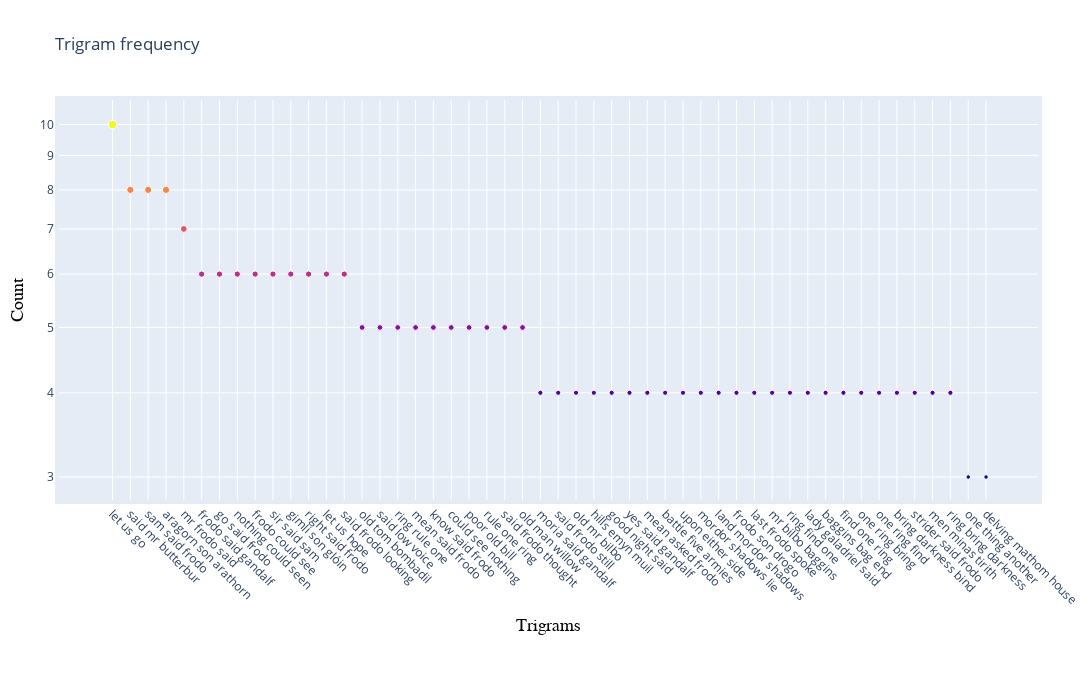

The cell this chart's notebook holds for it:
### Code cell
fig.show()

### Figure 1 — Plotly figure (JSON) as saved in the notebook; plotly's stock layout.template omitted (floating-point values rounded to 4 significant figures)
{"data": [{"hovertemplate": "Trigram: %{x}<br>Count: %{y}<extra></extra>", "marker": {"color": [10, 8, 8, 8, 7, 6, 6, 6, 6, 6, 6, 6, 6, 6, 5, 5, 5, 5, 5, 5, 5, 5, 5, 5, 4, 4, 4, 4, 4, 4, 4, 4, 4, 4, 4, 4, 4, 4, 4, 4, 4, 4, 4, 4, 4, 4, 4, 4, 3, 3], "opacity": 1, "size": [10, 8, 8, 8, 7, 6, 6, 6, 6, 6, 6, 6, 6, 6, 5, 5, 5, 5, 5, 5, 5, 5, 5, 5, 4, 4, 4, 4, 4, 4, 4, 4, 4, 4, 4, 4, 4, 4, 4, 4, 4, 4, 4, 4, 4, 4, 4, 4, 3, 3], "sizemode": "area", "sizeref": 0.3}, "mode": "markers", "type": "scatter", "x": ["let us go", "said mr butterbur", "sam said frodo", "aragorn son arathorn", "mr frodo said", "frodo said gandalf", "go said frodo", "nothing could seen", "frodo could see", "sir said sam", "gimli son glóin", "right said frodo", "let us hope", "said frodo looking", "old tom bombadil", "said low voice", "ring rule one", "mean said frodo", "know said frodo", "could see nothing", "poor old bill", "rule one ring", "said frodo thought", "old man willow", "moria said gandalf", "said frodo still", "old mr bilbo", "hills emyn muil", "good night said", "yes said gandalf", "mean asked frodo", "battle five armies", "upon either side", "mordor shadows lie", "land mordor shadows", "frodo son drogo", "last frodo spoke", "mr bilbo baggins", "ring find one", "lady galadriel said", "baggins bag end", "find one ring", "one ring bring", "one ring find", "bring darkness bind", "strider said frodo", "men minas tirith", "ring bring darkness", "one thing another", "delving mathom house"], "y": [10, 8, 8, 8, 7, 6, 6, 6, 6, 6, 6, 6, 6, 6, 5, 5, 5, 5, 5, 5, 5, 5, 5, 5, 4, 4, 4, 4, 4, 4, 4, 4, 4, 4, 4, 4, 4, 4, 4, 4, 4, 4, 4, 4, 4, 4, 4, 4, 3, 3]}], "layout": {"autosize": false, "height": 700, "margin": {"b": 200, "l": 50, "pad": 4, "r": 50, "t": 100}, "title": {"text": "Trigram frequency"}, "width": 1200, "xaxis": {"automargin": true, "autorange": true, "range": [-2.975, 51.9], "tickangle": 45, "title": {"font": {"color": "black", "family": "Arial, bold", "size": 18}, "text": "Trigrams"}, "type": "category"}, "yaxis": {"automargin": true, "autorange": true, "range": [0.443, 1.036], "title": {"font": {"color": "black", "family": "Arial, sans-serif", "size": 18}, "text": "Count"}, "type": "log"}}}
